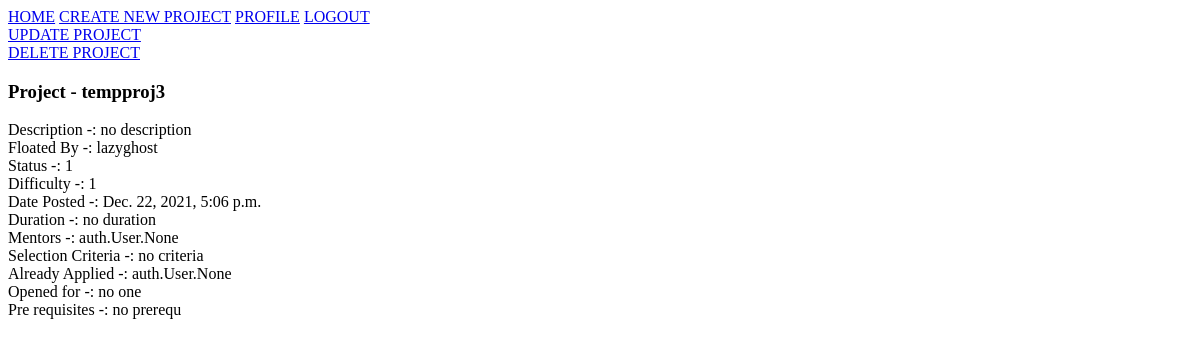
The page /project/2/ (signed in) on the database as committed earlier.
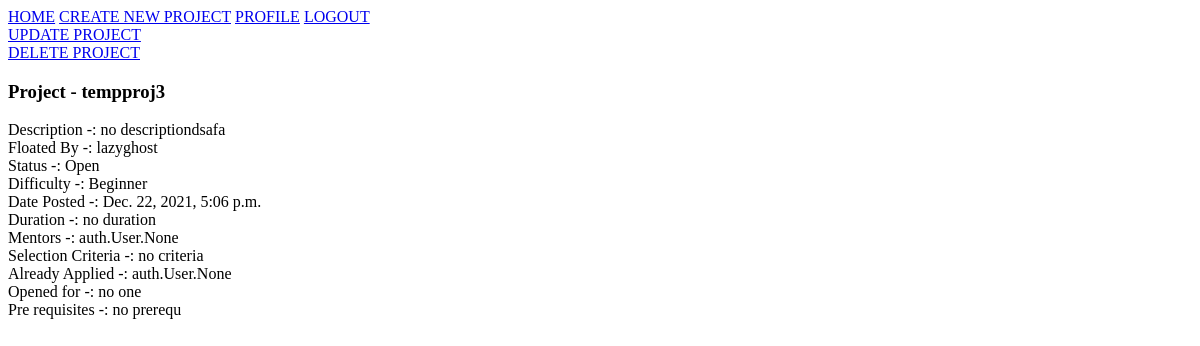
The same page on the database as committed later.
### home/models.py (models this page shows, shortened)
class Project(models.Model):
    Title = models.CharField(max_length=30)
    Description = models.TextField()
    FloatedBy = models.ForeignKey(User, on_delete=models.CASCADE)
    Mentors = models.ManyToManyField(User, related_name='Mentors')
    Status = models.CharField(max_length=10, choices=STATUS_CHOICES, default='Open')
    Difficulty = models.CharField(max_length=15, choices=DIFFICULTY_CHOICES, default='Beginner')
    PreRequisite = models.TextField()
    Duration = models.CharField(max_length=30)
    DatePosted = models.DateTimeField(default = timezone.now)
    SelectionCriteria = models.TextField()
    OpenedFor = models.TextField()
    AlreadyApplied = models.ManyToManyField(User, related_name='AlreadyApplied')

### home/views.py (the view)
# urls.py: path('project/<int:project_id>/', views.project, name='project'),
@login_required
def project(request, project_id):
    context = {
        'title': 'Project',
        'project': Project.objects.get(id = project_id),
    }
    return render(request, 'home/project.html', context)

### home/templates/home/project.html (shortened to what this page needs)
{% extends 'home/base.html' %}
{% block content %}
    {% if project.FloatedBy == user %}
    <a href="{% url 'update-project' project.id %}"> UPDATE PROJECT </a>
    <br>
    <a href="{% url 'delete-project' project.id %}"> DELETE PROJECT </a>
    {% endif %}
    <div>
        <h3>
            Project - {{ project.Title }}
        </h3>
        Description -: {{ project.Description }}
        <br>
        Floated By -: {{ project.FloatedBy }}
        <br>
        Status -: {{ project.Status }}
        <br>
        Difficulty -: {{ project.Difficulty }}
        <br>
        Date Posted -: {{ project.DatePosted }}
        <br>
        Duration -: {{ project.Duration }}
        <br>
        Mentors -: {{ project.Mentors }}
        <br>
        Selection Criteria -: {{ project.SelectionCriteria }}
        <br>
        Already Applied -: {{ project.AlreadyApplied }}
        <br>
        Opened for -: {{ project.OpenedFor }}
        <br>
        Pre requisites -: {{ project.PreRequisite }}
    </div>
{% endblock content %}

Rows that differ between the two databases and show on the page:
changed Project "tempproj3": Description "no description" → "no descriptiondsafa"; Status "1" → "Open"; Difficulty "1" → "Beginner"
